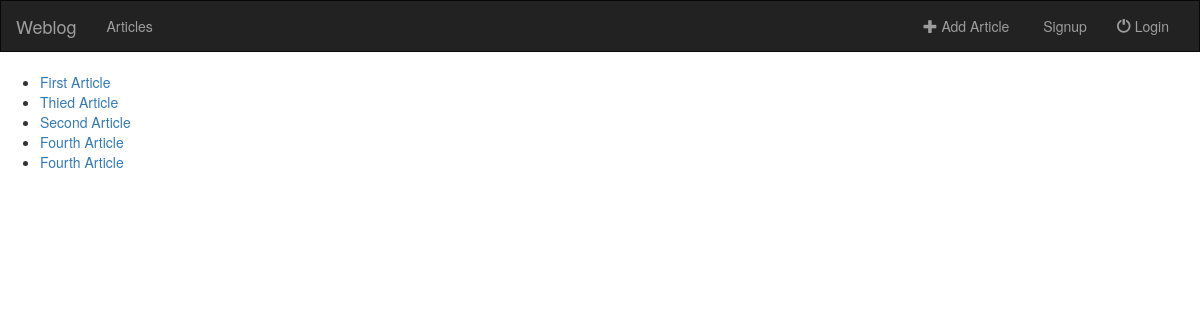
Page /article/ on the earlier database version.
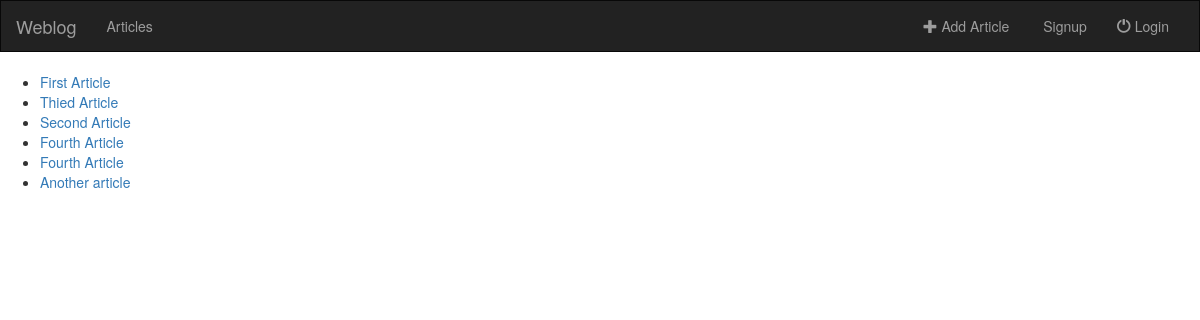
Same page on the later database version.
### article/models.py (models this page shows, shortened)
class Article(models.Model):
    title = models.CharField(max_length=100)
    author = models.CharField(max_length=100)
    content = models.CharField(max_length=10000)

### article/views.py (the view)
# urls.py: path('',views.index,name='index'),
def index(request):
    articles = Article.objects.all()
    return render(request,'article/index.html',{'articles':articles})

### article/templates/article/index.html (shortened to what this page needs)
{%extends 'article/base.html'%}
{%block login%}
    {%if not request.user.username%}
            <li class="">
                <a href="{%url 'article:signup'%}">
                    &nbsp;Signup
                </a>
            </li>
            <li class="">
                <a href="{%url 'article:user_login'%}">
                    <span class="glyphicon glyphicon-off" aria-hidden="true"></span>&nbsp;Login
                </a>
            </li>
{%endif%}
{%endblock%}
{%block body%}
    {%if articles%}
        <ul>
            {%for article in articles %}
            <li><a href="{% url 'article:detail' article.id %}">{{article.title}} </a></li>
            {%endfor%}
        </ul>
    {%else%}
        <h3>You dont have any articles</h3>
    {%endif%}
{%endblock%}

Differences in the rows shown:
added Article: title "Another article"
